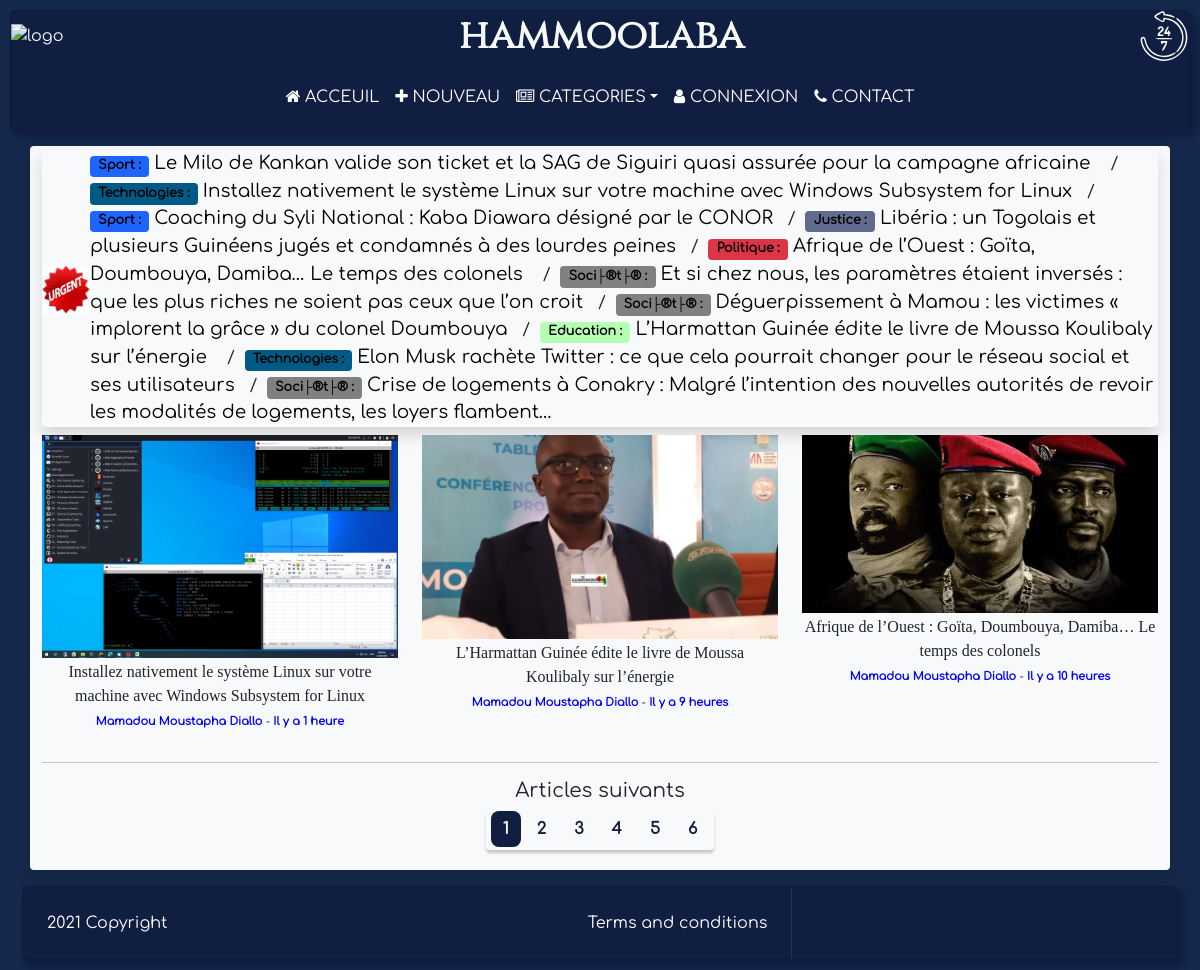
The page / on the database its author committed.
### tables this page shows
CREATE TABLE `articles` (
  `id` int NOT NULL AUTO_INCREMENT,
  `title` varchar(255) NOT NULL,
  `dateposted` datetime NOT NULL,
  `body` text NOT NULL,
  `imgpath` varchar(100) NOT NULL,
  `cat_id` int NOT NULL,
  PRIMARY KEY (`id`),
  KEY `cat_id` (`cat_id`),
  CONSTRAINT `articles_ibfk_1` FOREIGN KEY (`cat_id`) REFERENCES `categories` (`id`)
);

CREATE TABLE `categories` (
  `id` int NOT NULL AUTO_INCREMENT,
  `name` varchar(100) NOT NULL,
  `colortheme` varchar(20) DEFAULT NULL,
  PRIMARY KEY (`id`)
);

### config.php (called while the page is built, shortened)
<?php
  $config_imgarticle_folder = "Images/articles";

### index.php (the view, shortened to what this page needs)
<?php
	require_once "config.php";
	require_once "functions.php";
	$db = new mysqli($hname, $uname, $pword, $dbase);
	$resultarticles = $db->query("SELECT articles.id, title, imgpath, dateposted, name AS cat_name, colortheme FROM articles INNER JOIN categories ON categories.id = articles.cat_id  ORDER BY articles.dateposted DESC");
	if(isset($_GET['page'])){
		$page = (int)($_GET['page']);
		if($page <= 0){
			header("Location:index.php");
			die();
		}
	}
	else{
		$page = 1;
	}
	require "includes/header.php";
?>
<div class="urgent shadow rounded d-flex align-items-center mb-2">
	<img src="Images/urgent.gif" width="50px" height="50px" alt="logo">
	<marquee  direction="left">
		<?php
			if($resultarticles->num_rows > 0){
				$articles = $resultarticles->fetch_all(MYSQLI_ASSOC);
				$articles = array_slice($articles, 0, 10);
				shuffle($articles);
				for($i = 0; $i < count($articles); $i++){
					printf("<strong><span class='badge' style='color : black; background-color:%s;'>%s :</span></strong> ", $articles[$i]['colortheme'] ?? 'gray', $articles[$i]['cat_name']);
					printf("<a href='article.php?id=%d'>%s</a>&nbsp;&nbsp;%s", $articles[$i]['id'], $articles[$i]['title'], ($i < count($articles) - 1 ? ' / &nbsp;' : ''));
				}
			}
		?>
	</marquee>
</div>
<div class="grid row">
	<?php
		if($resultarticles->num_rows > 0){
			$total_pages = ceil($resultarticles->num_rows / MAX_ARTICLES_PER_PAGE);
			$resultarticles->data_seek(($page - 1) * MAX_ARTICLES_PER_PAGE);
			$i = 0;
			while ($i < MAX_ARTICLES_PER_PAGE && $rowarticle = $resultarticles->fetch_array(MYSQLI_ASSOC)){
				echo article($rowarticle);
				$i++;
			}
		}
	?>
</div>
<?php if($resultarticles->num_rows > 0 && $total_pages > 1) : ?>
	<hr>
	<div>
		<h5 class="text-center">Articles suivants</h5>
		<div class="d-flex justify-content-center">
			<ul class="pagination">
				<?php
					for($i = 1; $i <= $total_pages; $i++){
						printf('<li class="page-item"><a href="index.php%s" class="page-link%s">%d</a></li>', ($i === 1 ? '' : '?page=' . $i), ($i === $page ? ' active' : ''), $i);
					}
				?>
			</ul>
		</div>
	</div>
<?php endif ?>
<?php require_once "includes/footer.php" ; ?>

### functions.php (shortened to what this page needs)
<?php
function date_duree($from){
  $to = time();
  $from = strtotime($from);
  $diff = ($to - $from);
  if($diff < 3600){
    $duree = sprintf("%d", $diff / 60);
    return "Il y a " . $duree . " minute" . ($duree > 1 ? "s" : "");
  }
  else if($diff < 86400){
    $duree = sprintf("%d", $diff / 3600);
    return "Il y a " . $duree . " heure" . ($duree > 1 ? "s" : "");
  }
}
function article($datas){
  require "config.php";
  return
  '<div class="grid-item col-lg-4">'
    . '<div class="d-flex flex-column">'
      . '<div class="image_article"><img src="' . $config_imgarticle_folder . '/' . $datas['imgpath'] . '" alt="' . $datas['title'] . '" width="100%"></div>'
      . '<div>'
          . '<h5 class="article-title"><a href="article.php?id='. $datas['id'] . '">'. $datas['title'] . '</a></h5>'
          . '<p class="infos-sup"><span class="auteur-article">Mamadou Moustapha Diallo</span> - <span class="heure-publication">' . date_duree($datas['dateposted']) . '</span></p>'
      . '</div>'
    . '</div>'
  . '</div>';
}

### css/index.css (style rules this page uses)
body { padding : 10px; font-family: 'Comfortaa'; background-color: #15294c; }
.urgent { font-size: 1.05em; }
.article-title, .title { font-family: "Ballo2"; }
.article-title a, .urgent a { color : black; text-decoration: none; font-size: 1.1em; }
.article-title { text-align:center; }
.article-title a { color : inherit; text-decoration: none; font-size: 0.8em; }
.auteur-article, .heure-publication { color : blue; font-weight: bold; }
.infos-sup { text-align: center; font-size: 0.7em; }
.pagination { padding-bottom: 3px; box-shadow: 0 3px 3px rgba(0, 0, 0, 20%); border-radius: 0.25em; }
.page-link { border : none; margin : 0 5px; border-radius: 0.5em !important; background-color: rgba(0, 0, 0, 0); font-weight: bold; }
.page-link:not(.active) { color : #101e41; }
.page-link:hover, .page-link.active { background-color: #101e41; color : #f8f9fa; }

### rows shown on the page
articles: cat.name "Sport", title "Le Milo de Kankan valide son ticket et la SAG de Siguiri quasi assurée pour la campagne africaine", articles "/"
articles: cat.name "Technologies", title "Installez nativement le système Linux sur votre machine avec Windows Subsystem for Linux", articles "/", imgpath (picture), dateposted "Il y a 1 heure"
articles: cat.name "Sport", title "Coaching du Syli National : Kaba Diawara désigné par le CONOR", articles "/"
articles: cat.name "Justice", title "Libéria : un Togolais et plusieurs Guinéens jugés et condamnés à des lourdes peines", articles "/"
articles: cat.name "Politique", title "Afrique de l’Ouest : Goïta, Doumbouya, Damiba… Le temps des colonels", articles "/", imgpath (picture), dateposted "Il y a 10 heures"
articles: cat.name "Soci├®t├®", title "Et si chez nous, les paramètres étaient inversés : que les plus riches ne soient pas ceux que l’on croit", articles "/"
articles: cat.name "Soci├®t├®", title "Déguerpissement à Mamou : les victimes « implorent la grâce » du colonel Doumbouya", articles "/"
articles: cat.name "Education", title "L’Harmattan Guinée édite le livre de Moussa Koulibaly sur l’énergie", articles "/", imgpath (picture), dateposted "Il y a 9 heures"
articles: cat.name "Technologies", title "Elon Musk rachète Twitter : ce que cela pourrait changer pour le réseau social et ses utilisateurs", articles "/"
articles: cat.name "Soci├®t├®", title "Crise de logements à Conakry : Malgré l’intention des nouvelles autorités de revoir les modalités de logements, les loyers flambent…"
